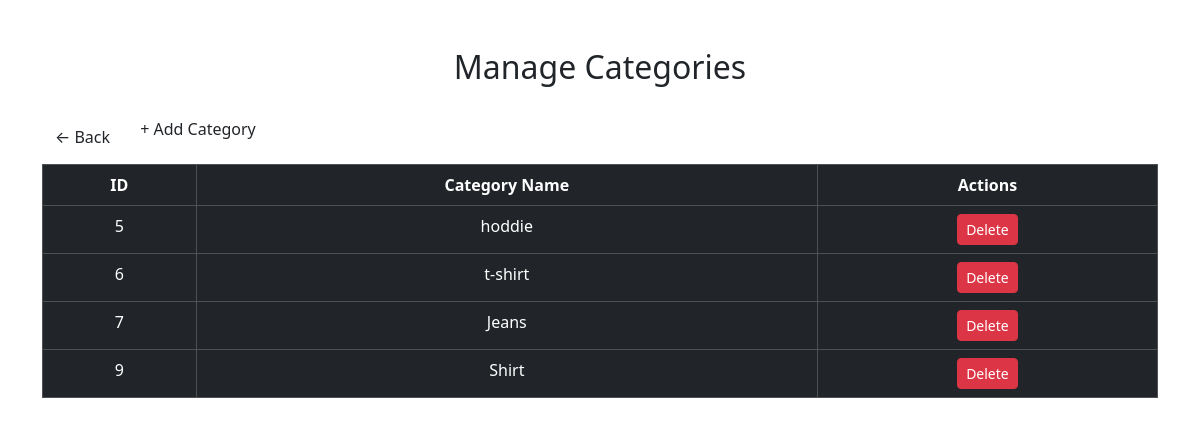
Screenshot of /admin/categories.php (signed in) with the database file from the repository.
### tables this page shows
CREATE TABLE `categories` (
  `id` int NOT NULL,
  `category_name` varchar(100) DEFAULT NULL
);

### admin/categories.php (the view, shortened to what this page needs)
<?php include "connect.php";
$categories = $conn->query("SELECT * FROM categories");
?>
<!DOCTYPE html>
<html>
<head>
    <link href="style.css" rel="stylesheet">
    <link href="https://cdn.jsdelivr.net/npm/bootstrap@5.3.2/dist/css/bootstrap.min.css" rel="stylesheet">
</head>
<body>
<div class="container py-5">
    <h2 class="text-center mb-4">Manage Categories</h2>
    <a href="dashboard.php" class="btn btn-red">← Back</a>
    <a href="add_category.php" class="btn btn-red mb-3">+ Add Category</a>
    <table class="table table-dark table-bordered">
        <tr class="text-center">
            <th>ID</th><th>Category Name</th><th>Actions</th>
        </tr>
        <?php while($c = $categories->fetch_assoc()): ?>
        <tr class="text-center">
            <td><?= $c['id'] ?></td>
            <td><?= $c['category_name'] ?></td>
            <td>
                <a href="delete_category.php?id=<?= $c['id'] ?>" class="btn btn-danger btn-sm">Delete</a>
            </td>
        </tr>
        <?php endwhile; ?>
    </table>
</div>
</body>
</html>

### style.css (style rules this page uses)
body { background-color: black; font-family: Arial; color: white; }
.btn-red { background-color: rgba(238,0,20,0.86); color: black; font-weight: bold; }
h2 { color: rgba(238,0,20,0.86); }

### rows the page displays
categories: id "5", category_name "hoddie"
categories: id "6", category_name "t-shirt"
categories: id "7", category_name "Jeans"
categories: id "9", category_name "Shirt"
